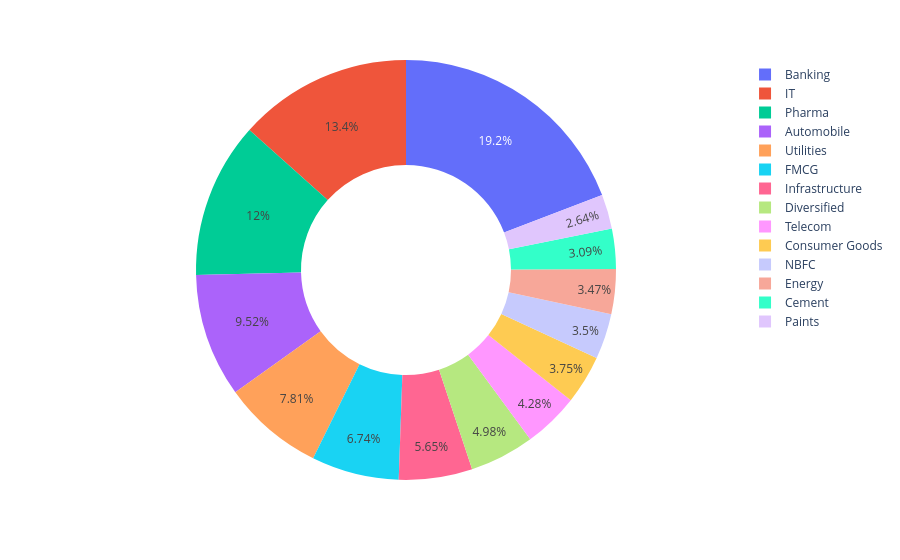

Notebook code cell kept with this figure:
### Markdown cell above
Chart 12: Sector Allocation Donut

### Code cell
sector = (
    portfolio.groupby("sector")
    ["weight_pct"]
    .sum()
)

fig = px.pie(
    values=sector.values,
    names=sector.index,
    hole=0.5
)

fig.show()

### Figure 1 — Plotly figure (JSON) as saved in the notebook; plotly's stock layout.template omitted (floating-point values rounded to 4 significant figures)
{"data": [{"domain": {"x": [0, 1], "y": [0, 1]}, "hole": 0.5, "hovertemplate": "label=%{label}<br>value=%{value}<extra></extra>", "labels": ["Automobile", "Banking", "Cement", "Consumer Goods", "Diversified", "Energy", "FMCG", "IT", "Infrastructure", "NBFC", "Paints", "Pharma", "Telecom", "Utilities"], "legendgroup": "", "name": "", "showlegend": true, "type": "pie", "values": [323.6, 652.3, 105.0, 127.6, 169.2, 117.9, 229.1, 455.5, 192.2, 119.1, 89.86, 407.4, 145.6, 265.5]}], "layout": {"legend": {"tracegroupgap": 0}, "margin": {"t": 60}}}
